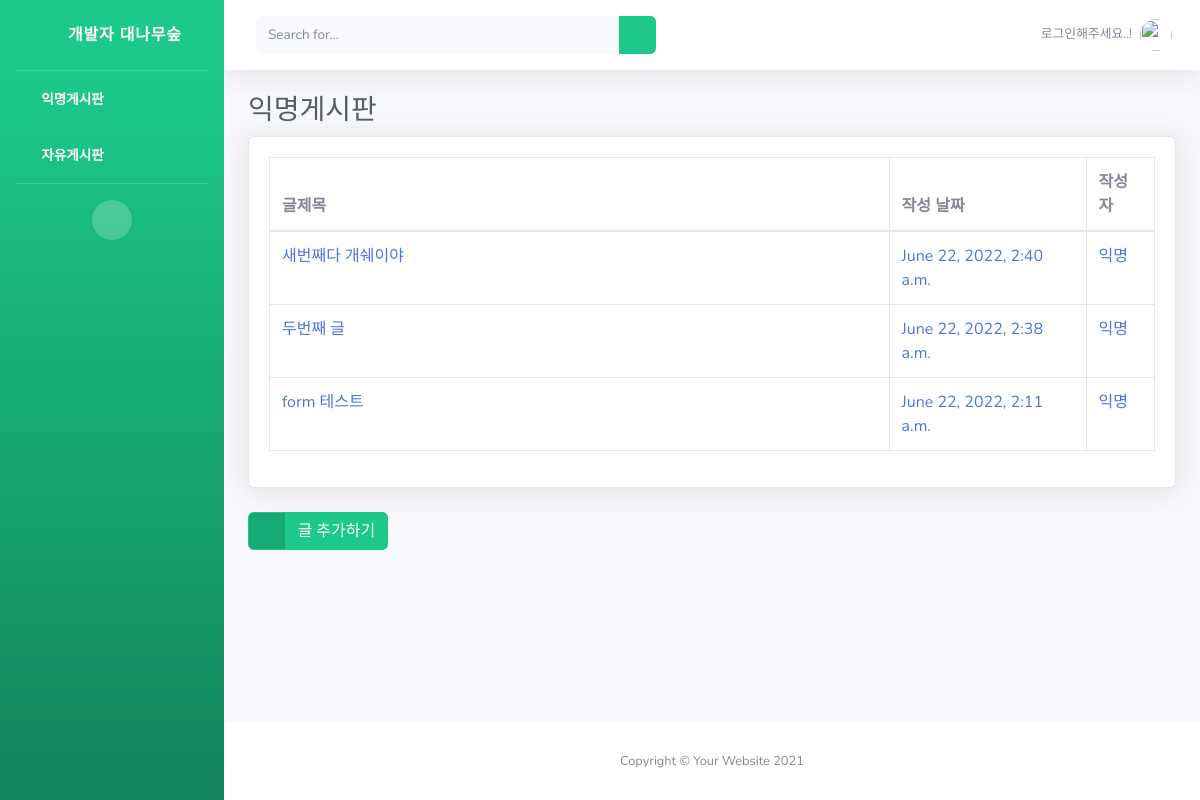
/, run on an earlier commit of the app's database.
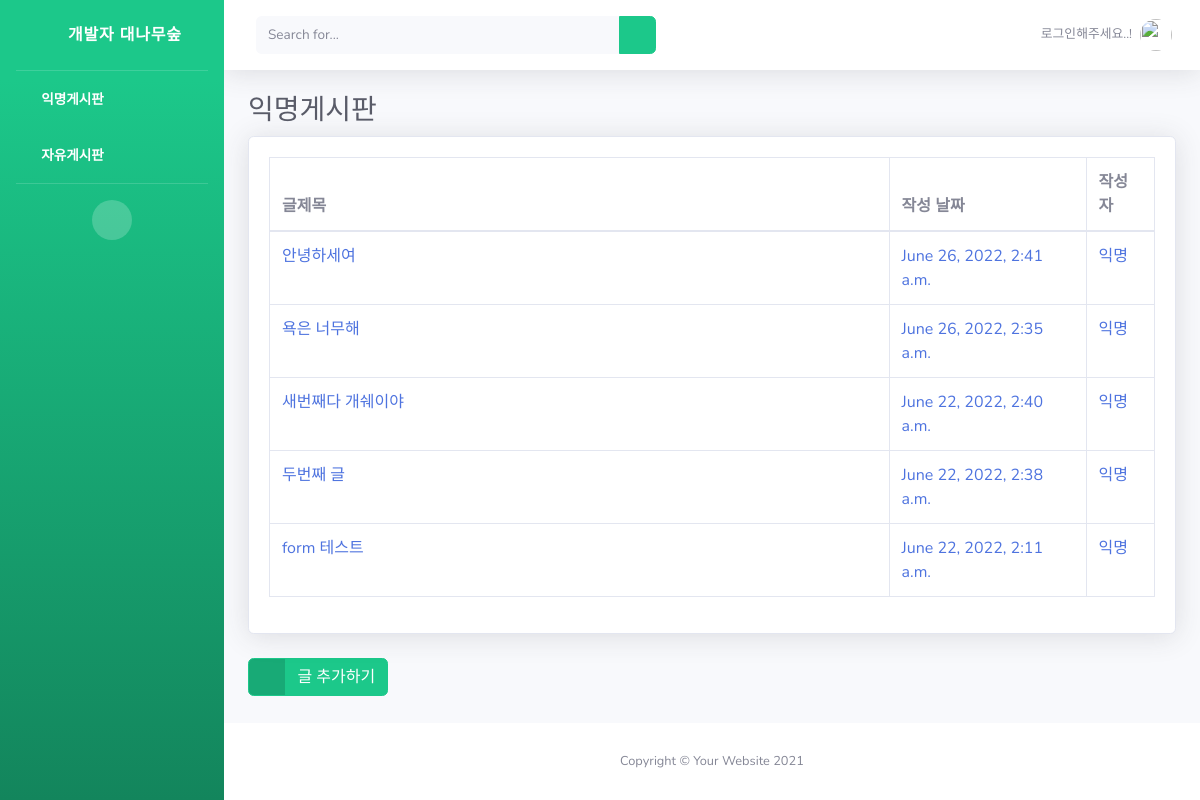
And on a later commit of the database.
### snsapp/models.py (models this page shows, shortened)
class Post(models.Model):
    title = models.CharField(max_length=200)
    body = models.TextField()
    date = models.DateTimeField(auto_now_add=True)

### snsapp/views.py (the view)
# urls.py: path('', views.home, name='home'),
def home(request):
    posts = Post.objects.filter().order_by('-date')
    return render(request, 'index.html', {'posts':posts})

### snsapp/templates/index.html
{% extends 'base.html' %}
{% load static %}
{% block content %}
<h1 class="h3 mb-2 text-gray-800">익명게시판</h1>
<div class="card shadow mb-4">
    <div class="card-body">
        <div class="table-responsive">
            <table class="table table-bordered" id="dataTable" width="100%" cellspacing="0">
                <thead>
                    <tr>
                        <th width="70%">글제목</th>
                        <th>작성 날짜</th>
                        <th>작성자</th>
                    </tr>
                </thead>
                <tbody>
                    {% for post in posts %}
                    <tr>
                        <td><a href="{% url 'detail' post.id %}">{{ post.title }}</a></td>
                        <td><a href="">{{ post.date }}</a></td>
                        <td><a href="">익명</a></td>
                    </tr>
                    {% endfor %}
                </tbody>
            </table>
        </div>
    </div>
</div>
<a href="{% url 'postcreate' %}" class="btn btn-success btn-icon-split">
    <span class="icon text-white-50">
        <i class="fas fa-flag"></i>
    </span>
    <span class="text">글 추가하기</span>
</a>
</div>
{% endblock %}

What changed in the data, as far as the page shows it:
added Post: title "안녕하세여", date "June 26, 2022, 2:41 a.m."
added Post: title "욕은 너무해", date "June 26, 2022, 2:35 a.m."
